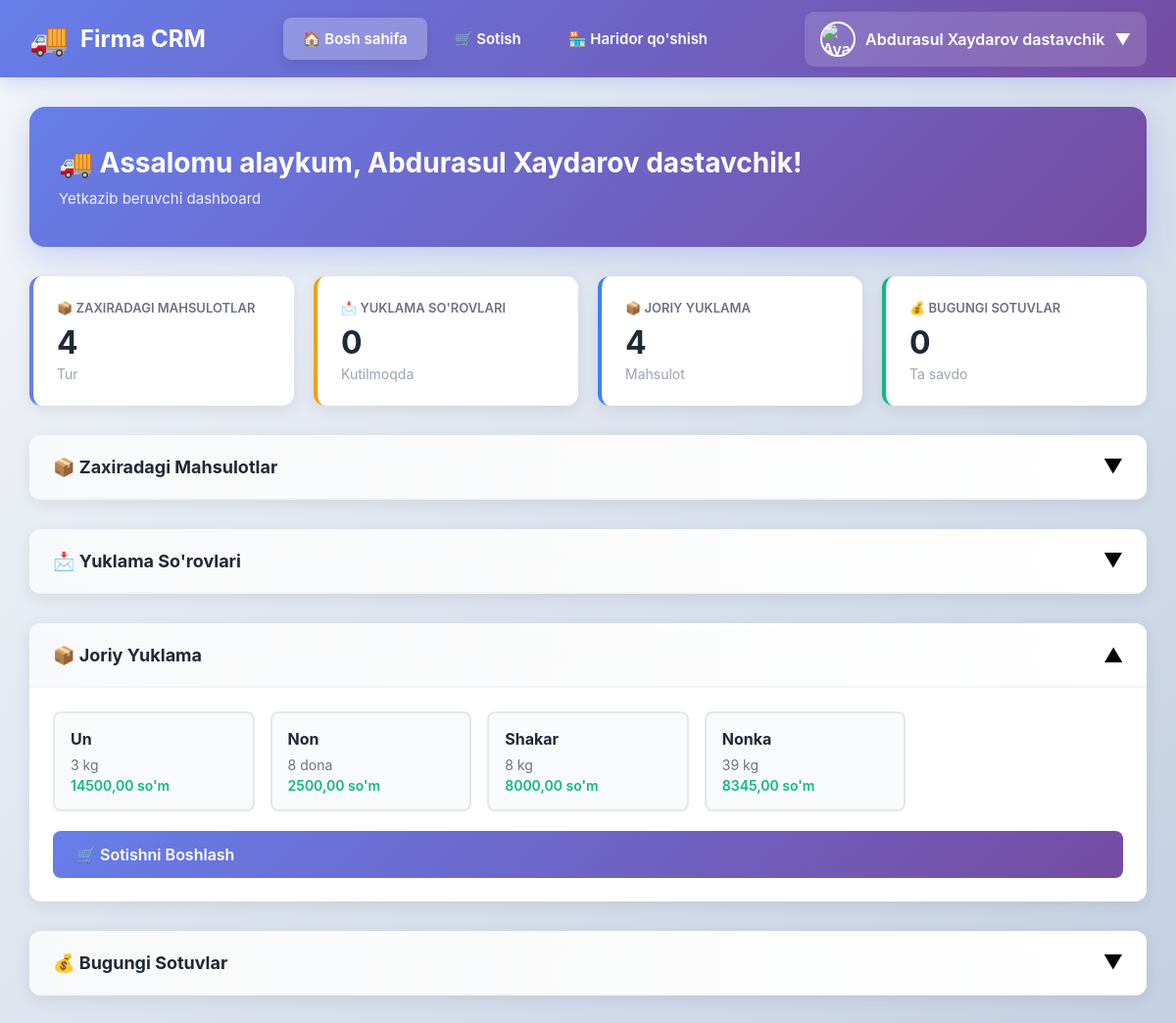
The page / (signed in) on the database its author committed.
### main/models.py (models this page shows, shortened)
class User(AbstractUser):
    id = models.BigAutoField(primary_key=True)
    USER_TYPES = (
        ('pazanda', 'Pazanda'),
        ('yetkazib_beruvchi', 'Yetkazib Beruvchi'),
        ('ega', 'Ega'),
    )
    login=models.CharField(max_length=255, blank=True, null=True)
    password = models.CharField(max_length=255, blank=True, null=True)
    tuliq_ismi = models.CharField(max_length=255, blank=True, null=True)
    type = models.CharField(max_length=20, choices=USER_TYPES)
    token = models.CharField(max_length=255, blank=True, null=True)
    tg_id = models.CharField(max_length=100, blank=True, null=True)
    tel_raqami = models.CharField(max_length=100, blank=True, null=True)
    is_active = models.BooleanField(default=True)
    @property
    def rasmi(self):
        if self.type == 'yetkazib_beruvchi':
            try:
                return YetkazibBeruvchi.objects.get(user=self).rasmi.url
            except YetkazibBeruvchi.DoesNotExist:
                return None
        elif self.type == 'pazanda':
            try:
                return Pazanda.objects.get(user=self).rasmi.url
            except Pazanda.DoesNotExist:
                return None
        return None

class MahsulotTuri(models.Model):
    nomi = models.CharField(max_length=100)  # kg, dona, l
    def __str__(self):
        return self.nomi

class Mahsulot(models.Model):
    nomi = models.CharField(max_length=255)
    rasmi = models.ImageField(upload_to='mahsulotlar/')
    narxi = models.DecimalField(max_digits=10, decimal_places=2)
    turi = models.ForeignKey(MahsulotTuri, on_delete=models.CASCADE)
    miqdori = models.FloatField(default=0)

### main/views.py (the view, shortened to what this page needs)
# urls.py: path('', include('main.urls')),
@login_required(login_url='login')
def main(request):
    payload={}
    user=request.user
    if user.type == 'pazanda':
        now = timezone.localtime()
        today_start = timezone.make_aware(dt.datetime.combine(now.date(), dt.time.min))
        today_end = timezone.make_aware(dt.datetime.combine(now.date(), dt.time.max))
        payload['sorovlar'] = YuklamaSorov.objects.filter(pazanda=Pazanda.objects.get(user=request.user),sana__range=(today_start, today_end)).all()
        payload['zaxira_mahsulotlar']=Mahsulot.objects.all()
        zapros=MiqdorQoshish.objects.filter(pazanda=Pazanda.objects.get(user=request.user),vaqt_sana__range=(today_start, today_end)).all()
        payload['qms']=len(zapros)
        payload['kunlik_miqdorlar'] = zapros
        return render(request, 'pazanda_dashboard.html',payload)
    elif user.type == 'yetkazib_beruvchi':
        if request.method == 'GET':
            yuklamalar = mahsulotlar_miqdori( YetkazibBeruvchi.objects.get(user=request.user).mahsulotlar) or []
            payload['yuklamalar'] = yuklamalar
            mahs=Mahsulot.objects.all()
            payload['zaxira_mahsulotlar'] = mahs
            payload['lnmahs']=len(mahs)
            now = timezone.localtime()
            today_start = timezone.make_aware(dt.datetime.combine(now.date(), dt.time.min))
            today_end = timezone.make_aware(dt.datetime.combine(now.date(), dt.time.max))
            reqyuklama = YuklamaSorov.objects.filter(
                user=YetkazibBeruvchi.objects.get(user=request.user),
                tasdiq=False,
                mode='waiting',
                sana__range=(today_start, today_end)).all()
            payload['reqyuklama'] = reqyuklama
            savdo=Savdo.objects.filter(yetkazib_beruvchi=YetkazibBeruvchi.objects.get(user=request.user),vaqt_sana__range=(today_start, today_end)).all()
            payload['savdo'] = savdo
            nfs=yetkazuvchi_mahsulot_filter(savdo)
            payload['nfs'] = nfs
            return render(request, 'yetkazuvchi_dashboard.html',payload)

### main/functions.py (called while the page is built, shortened)
def yetkazuvchi_mahsulot_filter(Sotuv):
    res=[]
    return res

### main/templates/yetkazuvchi_dashboard.html (shortened to what this page needs)
{% extends 'ytbase.html' %}
{% load static %}
{% block content %}
<div class="dashboard-hero">
    <h1>🚚 Assalomu alaykum, {{ request.user.tuliq_ismi }}!</h1>
    <p>Yetkazib beruvchi dashboard</p>
</div>
<div class="stats-grid">
    <div class="stat-card primary">
        <div class="stat-label">📦 Zaxiradagi Mahsulotlar</div>
        <div class="stat-value">{{ zaxira_mahsulotlar|length }}</div>
        <div class="stat-subtext">Tur</div>
    </div>
    <div class="stat-card warning">
        <div class="stat-label">📩 Yuklama So'rovlari</div>
        <div class="stat-value">{{ reqyuklama|length|default:"0" }}</div>
        <div class="stat-subtext">Kutilmoqda</div>
    </div>
    <div class="stat-card info">
        <div class="stat-label">📦 Joriy Yuklama</div>
        <div class="stat-value">{{ yuklamalar|length|default:"0" }}</div>
        <div class="stat-subtext">Mahsulot</div>
    </div>
    <div class="stat-card success">
        <div class="stat-label">💰 Bugungi Sotuvlar</div>
        <div class="stat-value">{{ nfs|length|default:"0" }}</div>
        <div class="stat-subtext">Ta savdo</div>
    </div>
</div>
<div class="section">
    <div class="section-header" onclick="toggleSection(this)">
        <div class="section-title">📦 Zaxiradagi Mahsulotlar</div>
        <span class="toggle-icon">▼</span>
    </div>
</div>
<div class="section">
    <div class="section-header" onclick="toggleSection(this)">
        <div class="section-title">📩 Yuklama So'rovlari</div>
        <span class="toggle-icon">▼</span>
    </div>
</div>
<div class="section">
    <div class="section-header" onclick="toggleSection(this)">
        <div class="section-title">📦 Joriy Yuklama</div>
        <span class="toggle-icon open">▼</span>
    </div>
    <div class="section-content show">
        {% if yuklamalar %}
        <div class="product-grid">
            {% for i in yuklamalar %}
            <div class="product-card">
                <div class="product-name">{{ i.nom|title }}</div>
                <div class="product-quantity">{{ i.miqdor }} {{ i.turi }}</div>
                <div class="product-quantity" style="color: #10b981; font-weight: 600; margin-top: 4px;">
                    {{ i.narx }} so'm
                </div>
            </div>
            {% endfor %}
        </div>
        <a href="{% url 'sotish' %}" class="btn btn-primary">
            🛒 Sotishni Boshlash
        </a>
        {% else %}
        <div class="empty-state">
            <div class="empty-state-icon">📦</div>
            <div class="empty-state-text">Hozircha yuklanmalar mavjud emas</div>
        </div>
        {% endif %}
    </div>
</div>
<div class="section">
    <div class="section-header" onclick="toggleSection(this)">
        <div class="section-title">💰 Bugungi Sotuvlar</div>
        <span class="toggle-icon">▼</span>
    </div>
</div>
{% endblock %}

### main/templates/ytbase.html (shortened to what this page needs)
<!DOCTYPE html>
{% load static %}
<html lang="uz">
<head>
</head>
<body>
    <nav class="navbar">
        <div class="navbar-container">
            <div class="navbar-brand">
                <span class="brand-logo">🚚</span>
                <a href="{% url 'main' %}" class="brand-text">Firma CRM</a>
            </div>
            <ul class="navbar-menu" id="navbarMenu">
                <li>
                    <a href="{% url 'main' %}" class="nav-link {% if request.path == '/' %}active{% endif %}">
                        🏠 Bosh sahifa
                    </a>
                </li>
                <li>
                    <a href="{% url 'sotish' %}" class="nav-link {% if request.path == '/sotish/' %}active{% endif %}">
                        🛒 Sotish
                    </a>
                </li>
                <li>
                    <a href="{% url 'add_haridor' %}"
                        class="nav-link {% if request.path == '/add/haridor/' %}active{% endif %}">
                        🏪 Haridor qo'shish
                    </a>
                </li>
            </ul>
            <div class="user-menu desktop-only" id="userMenu">
                <div class="user-toggle" onclick="toggleUserMenu()">
                    <img src="{% if request.user.rasmi %}{{ request.user.rasmi.url }}{% else %}{% static 'images/default_avatar.jpg' %}{% endif %}"
                        alt="Avatar" class="user-avatar">
                    <span>{{ request.user.tuliq_ismi }}</span>
                    <span>▼</span>
                </div>
            </div>
        </div>
    </nav>
    <div class="container">
        {% block content %}
        {% endblock %}
    </div>
</body>
</html>

### main/templates/ytbase.html (style rules this page uses)
* { margin: 0; padding: 0; box-sizing: border-box; }
body { font-family: -apple-system, BlinkMacSystemFont, 'Segoe UI', Roboto, Oxygen, Ubuntu, Cantarell, sans-serif; background: linear-gradient(135deg, #f5f7fa 0%, #c3cfe2 100%); min-height: 100vh; padding-bottom: 30px; }
.navbar { background: linear-gradient(135deg, #667eea 0%, #764ba2 100%); padding: 0; box-shadow: 0 4px 20px rgba(102, 126, 234, 0.3); position: sticky; top: 0; z-index: 1000; }
.navbar-container { max-width: 1400px; margin: 0 auto; display: flex; justify-content: space-between; align-items: center; padding: 0 30px; }
.navbar-brand { display: flex; align-items: center; gap: 12px; padding: 20px 0; }
.brand-logo { font-size: 32px; }
.brand-text { color: white; font-size: 24px; font-weight: 700; text-decoration: none; }
.navbar-menu { display: flex; align-items: center; gap: 8px; list-style: none; }
.nav-link { color: white; text-decoration: none; padding: 12px 20px; border-radius: 8px; font-weight: 600; font-size: 15px; transition: all 0.3s ease; display: flex; align-items: center; gap: 8px; }
.nav-link.active { background: rgba(255, 255, 255, 0.25); box-shadow: 0 4px 12px rgba(0, 0, 0, 0.1); }
.user-menu { position: relative; }
.user-toggle { display: flex; align-items: center; gap: 10px; padding: 10px 16px; background: rgba(255, 255, 255, 0.15); border-radius: 10px; cursor: pointer; transition: all 0.3s ease; color: white; font-weight: 600; }
.user-avatar { width: 36px; height: 36px; border-radius: 50%; border: 2px solid white; }
.desktop-only { display: block; }
.container { max-width: 1400px; margin: 30px auto; padding: 0 30px; }

### main/templates/yetkazuvchi_dashboard.html (style rules this page uses)
.dashboard-hero { background: linear-gradient(135deg, #667eea 0%, #764ba2 100%); color: white; padding: 40px 30px; border-radius: 16px; margin-bottom: 30px; box-shadow: 0 8px 32px rgba(102, 126, 234, 0.3); }
.dashboard-hero h1 { margin: 0 0 10px 0; font-size: 28px; font-weight: 700; }
.dashboard-hero p { margin: 0; opacity: 0.9; font-size: 15px; }
.stats-grid { display: grid; grid-template-columns: repeat(auto-fit, minmax(240px, 1fr)); gap: 20px; margin-bottom: 30px; }
.stat-card { background: white; padding: 24px; border-radius: 12px; box-shadow: 0 4px 16px rgba(0, 0, 0, 0.08); border-left: 4px solid; transition: all 0.3s ease; }
.stat-card.primary { border-left-color: #667eea; }
.stat-card.success { border-left-color: #10b981; }
.stat-card.warning { border-left-color: #f59e0b; }
.stat-card.info { border-left-color: #3b82f6; }
.stat-label { font-size: 13px; color: #6b7280; font-weight: 600; text-transform: uppercase; margin-bottom: 8px; }
.stat-value { font-size: 32px; font-weight: 700; color: #1f2937; margin-bottom: 4px; }
.stat-subtext { font-size: 14px; color: #9ca3af; }
.section { background: white; border-radius: 12px; padding: 0; margin-bottom: 30px; box-shadow: 0 4px 16px rgba(0, 0, 0, 0.08); overflow: hidden; }
.section-header { padding: 20px 24px; background: linear-gradient(to right, #f8f9fa, #fff); border-bottom: 2px solid #f3f4f6; cursor: pointer; display: flex; justify-content: space-between; align-items: center; transition: all 0.3s ease; }
.section-title { font-size: 18px; font-weight: 700; color: #1f2937; margin: 0; }
.toggle-icon { font-size: 20px; transition: transform 0.3s ease; }
.toggle-icon.open { transform: rotate(180deg); }
.section-content { padding: 24px; display: none; }
.section-content.show { display: block; }
.product-grid { display: grid; grid-template-columns: repeat(auto-fill, minmax(200px, 1fr)); gap: 16px; }
.product-card { background: #f9fafb; padding: 16px; border-radius: 8px; border: 2px solid #e5e7eb; transition: all 0.3s ease; }
.product-name { font-size: 16px; font-weight: 700; color: #1f2937; margin-bottom: 8px; }
.product-quantity { font-size: 14px; color: #6b7280; }
.btn { padding: 10px 20px; border: none; border-radius: 8px; font-weight: 600; font-size: 14px; cursor: pointer; transition: all 0.3s ease; display: inline-flex; align-items: center; gap: 8px; }
.btn-primary { background: linear-gradient(135deg, #667eea 0%, #764ba2 100%); color: white; width: 100%; margin-top: 20px; text-decoration: none; text-align: center; padding: 14px 24px; font-size: 16px; }

### rows shown on the page
User: user.tuliq_ismi "Abdurasul Xaydarov dastavchik"
MahsulotTuri: turi "kg" "kg" "kg"
Mahsulot: narx "14500,00"
MahsulotTuri: turi "dona"
Mahsulot: narx "2500,00"
Mahsulot: narx "8000,00"
Mahsulot: narx "8345,00"

### other values the page prints
{{ zaxira_mahsulotlar|length }} "4"
{{ reqyuklama|length|default:"0" }} "0"
{{ yuklamalar|length|default:"0" }} "4"
{{ nfs|length|default:"0" }} "0"
{{ i.nom|title }} "Un" "Non" "Shakar" "Nonka"
{{ i.miqdor }} "3" "8" "8" "39"
